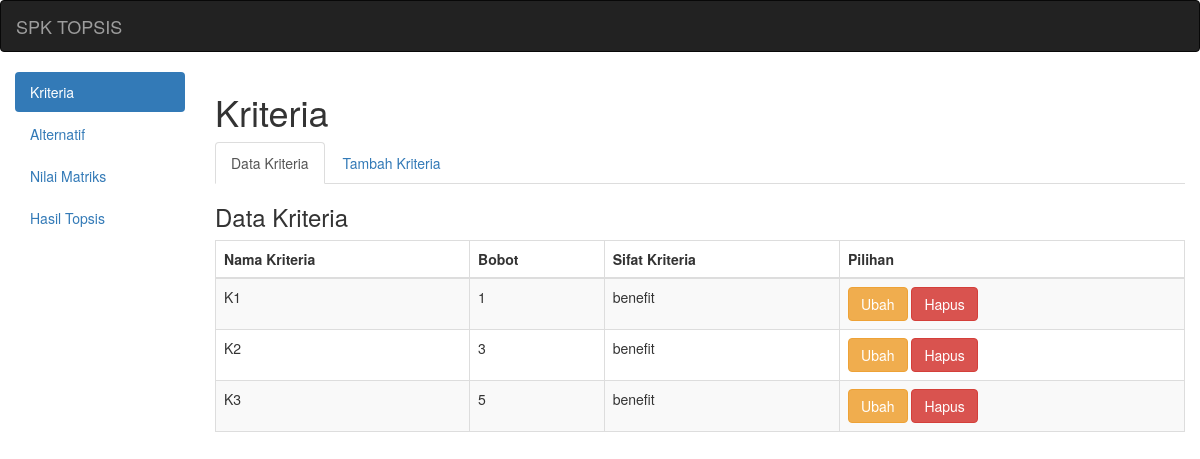
Page /?a=kriteria&k=kriteria on the committed database.
### tables this page shows
CREATE TABLE `kriteria` (
  `id_kriteria` varchar(5) NOT NULL,
  `nama_kriteria` varchar(45) NOT NULL,
  `bobot` double NOT NULL,
  `sifat` varchar(15) NOT NULL
);

### datakriteria.php (the view)
<div class="box-header">
    <h3 class="box-title">Data Kriteria</h3>
</div>
<div class="table-responsive">
<table class="table table-bordered table-striped">
<thead>
<tr>
<th>Nama Kriteria</th>
<th>Bobot</th>
<th>Sifat Kriteria</th>
<th>Pilihan</th>
</tr>
</thead>
<tbody>
<?php
include ("konfig/koneksi.php");
$s=mysqli_query($k21,"select * from kriteria order by id_kriteria ASC");
while($d=mysqli_fetch_assoc($s)){
?>
<tr>
<td><?php echo $d['nama_kriteria']; ?></td>
<td><?php echo $d['bobot']; ?></td>
<td><?php echo $d['sifat']; ?></td>
<td>
<a href="?a=kriteria&k=ubahk&id=<?php echo $d['id_kriteria']; ?>" class="btn btn-warning">Ubah</a>
<a href="hapus.php?id=<?php echo $d['id_kriteria']; ?>" class="btn btn-danger">Hapus</a>
</td>
</tr>
<?php
}
?>
</tbody>
</table>
</div>

### rows in the picture
kriteria: nama_kriteria "K1", bobot "1", sifat "benefit"
kriteria: nama_kriteria "K2", bobot "3", sifat "benefit"
kriteria: nama_kriteria "K3", bobot "5", sifat "benefit"
